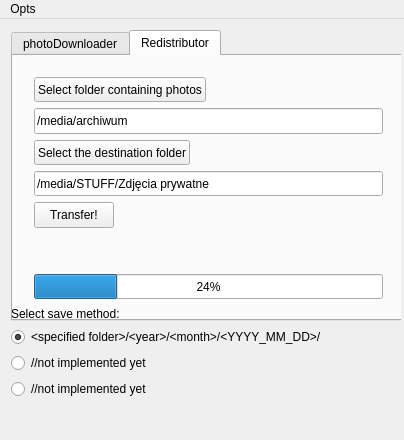
<?xml version="1.0" encoding="UTF-8"?>
<ui version="4.0">
 <class>PDMainWindow</class>
 <widget class="QMainWindow" name="PDMainWindow">
  <property name="geometry">
   <rect>
    <x>0</x>
    <y>0</y>
    <width>404</width>
    <height>440</height>
   </rect>
  </property>
  <property name="sizePolicy">
   <sizepolicy hsizetype="Expanding" vsizetype="Expanding">
    <horstretch>0</horstretch>
    <verstretch>0</verstretch>
   </sizepolicy>
  </property>
  <property name="minimumSize">
   <size>
    <width>404</width>
    <height>440</height>
   </size>
  </property>
  <property name="windowTitle">
   <string/>
  </property>
  <property name="windowIcon">
   <iconset>
    <normaloff>icons/folder-download.png</normaloff>icons/folder-download.png</iconset>
  </property>
  <property name="tabShape">
   <enum>QTabWidget::Rounded</enum>
  </property>
  <widget class="QWidget" name="centralWidget">
   <widget class="QWidget" name="layoutWidget">
    <property name="geometry">
     <rect>
      <x>0</x>
      <y>0</y>
      <width>401</width>
      <height>391</height>
     </rect>
    </property>
    <layout class="QVBoxLayout" name="mainLayout">
     <item>
      <widget class="QTabWidget" name="tabWidget">
       <property name="sizePolicy">
        <sizepolicy hsizetype="Expanding" vsizetype="Expanding">
         <horstretch>0</horstretch>
         <verstretch>0</verstretch>
        </sizepolicy>
       </property>
       <property name="minimumSize">
        <size>
         <width>391</width>
         <height>291</height>
        </size>
       </property>
       <property name="currentIndex">
        <number>1</number>
       </property>
       <widget class="QWidget" name="tabDownloader">
        <attribute name="title">
         <string>photoDownloader</string>
        </attribute>
        <widget class="QWidget" name="layoutWidget">
         <property name="geometry">
          <rect>
           <x>10</x>
           <y>10</y>
           <width>371</width>
           <height>241</height>
          </rect>
         </property>
         <layout class="QVBoxLayout" name="downloaderLayout">
          <item>
           <layout class="QHBoxLayout" name="horizontalLayout">
            <item>
             <widget class="QPushButton" name="pushButtonImport">
              <property name="sizePolicy">
               <sizepolicy hsizetype="Expanding" vsizetype="Expanding">
                <horstretch>0</horstretch>
                <verstretch>0</verstretch>
               </sizepolicy>
              </property>
              <property name="text">
               <string>Select folder to import from</string>
              </property>
             </widget>
            </item>
            <item>
             <spacer name="horizontalSpacer">
              <property name="orientation">
               <enum>Qt::Horizontal</enum>
              </property>
              <property name="sizeHint" stdset="0">
               <size>
                <width>40</width>
                <height>20</height>
               </size>
              </property>
             </spacer>
            </item>
           </layout>
          </item>
          <item>
           <widget class="QLineEdit" name="lineEditImport">
            <property name="sizePolicy">
             <sizepolicy hsizetype="Expanding" vsizetype="Expanding">
              <horstretch>0</horstretch>
              <verstretch>0</verstretch>
             </sizepolicy>
            </property>
           </widget>
          </item>
          <item>
           <layout class="QHBoxLayout" name="horizontalLayout_2">
            <item>
             <widget class="QPushButton" name="pushButtonExport">
              <property name="sizePolicy">
               <sizepolicy hsizetype="Expanding" vsizetype="Expanding">
                <horstretch>0</horstretch>
                <verstretch>0</verstretch>
               </sizepolicy>
              </property>
              <property name="text">
               <string>Select folder to export to</string>
              </property>
             </widget>
            </item>
            <item>
             <spacer name="horizontalSpacer_2">
              <property name="orientation">
               <enum>Qt::Horizontal</enum>
              </property>
              <property name="sizeHint" stdset="0">
               <size>
                <width>40</width>
                <height>20</height>
               </size>
              </property>
             </spacer>
            </item>
           </layout>
          </item>
          <item>
           <widget class="QLineEdit" name="lineEditExport">
            <property name="sizePolicy">
             <sizepolicy hsizetype="Expanding" vsizetype="Expanding">
              <horstretch>0</horstretch>
              <verstretch>0</verstretch>
             </sizepolicy>
            </property>
            <property name="text">
             <string>/media/archiwum</string>
            </property>
           </widget>
          </item>
          <item>
           <layout class="QHBoxLayout" name="horizontalLayout_3">
            <item>
             <widget class="QPushButton" name="pushButtonTransfer">
              <property name="sizePolicy">
               <sizepolicy hsizetype="Expanding" vsizetype="Expanding">
                <horstretch>0</horstretch>
                <verstretch>0</verstretch>
               </sizepolicy>
              </property>
              <property name="text">
               <string>Transfer!</string>
              </property>
             </widget>
            </item>
            <item>
             <spacer name="horizontalSpacer_3">
              <property name="orientation">
               <enum>Qt::Horizontal</enum>
              </property>
              <property name="sizeHint" stdset="0">
               <size>
                <width>40</width>
                <height>20</height>
               </size>
              </property>
             </spacer>
            </item>
           </layout>
          </item>
          <item>
           <spacer name="verticalSpacer">
            <property name="orientation">
             <enum>Qt::Vertical</enum>
            </property>
            <property name="sizeHint" stdset="0">
             <size>
              <width>20</width>
              <height>40</height>
             </size>
            </property>
           </spacer>
          </item>
          <item>
           <widget class="QProgressBar" name="progressBar">
            <property name="sizePolicy">
             <sizepolicy hsizetype="Expanding" vsizetype="Expanding">
              <horstretch>0</horstretch>
              <verstretch>0</verstretch>
             </sizepolicy>
            </property>
            <property name="value">
             <number>24</number>
            </property>
            <property name="invertedAppearance">
             <bool>false</bool>
            </property>
           </widget>
          </item>
         </layout>
        </widget>
       </widget>
       <widget class="QWidget" name="tabRedistributor">
        <attribute name="title">
         <string>Redistributor</string>
        </attribute>
        <widget class="QWidget" name="layoutWidget">
         <property name="geometry">
          <rect>
           <x>10</x>
           <y>10</y>
           <width>371</width>
           <height>244</height>
          </rect>
         </property>
         <layout class="QVBoxLayout" name="redistributorLayout">
          <item>
           <layout class="QHBoxLayout" name="horizontalLayout_4">
            <item>
             <widget class="QPushButton" name="pushButtonFrom">
              <property name="sizePolicy">
               <sizepolicy hsizetype="Minimum" vsizetype="Expanding">
                <horstretch>0</horstretch>
                <verstretch>0</verstretch>
               </sizepolicy>
              </property>
              <property name="text">
               <string>Select folder containing photos</string>
              </property>
             </widget>
            </item>
            <item>
             <spacer name="horizontalSpacer_4">
              <property name="orientation">
               <enum>Qt::Horizontal</enum>
              </property>
              <property name="sizeHint" stdset="0">
               <size>
                <width>40</width>
                <height>20</height>
               </size>
              </property>
             </spacer>
            </item>
           </layout>
          </item>
          <item>
           <widget class="QLineEdit" name="lineEditFrom">
            <property name="sizePolicy">
             <sizepolicy hsizetype="Expanding" vsizetype="Expanding">
              <horstretch>0</horstretch>
              <verstretch>0</verstretch>
             </sizepolicy>
            </property>
            <property name="text">
             <string>/media/archiwum</string>
            </property>
           </widget>
          </item>
          <item>
           <layout class="QHBoxLayout" name="horizontalLayout_5">
            <item>
             <widget class="QPushButton" name="pushButtonTo">
              <property name="sizePolicy">
               <sizepolicy hsizetype="Minimum" vsizetype="Expanding">
                <horstretch>0</horstretch>
                <verstretch>0</verstretch>
               </sizepolicy>
              </property>
              <property name="text">
               <string>Select the destination folder</string>
              </property>
             </widget>
            </item>
            <item>
             <spacer name="horizontalSpacer_5">
              <property name="orientation">
               <enum>Qt::Horizontal</enum>
              </property>
              <property name="sizeHint" stdset="0">
               <size>
                <width>40</width>
                <height>20</height>
               </size>
              </property>
             </spacer>
            </item>
           </layout>
          </item>
          <item>
           <widget class="QLineEdit" name="lineEditTo">
            <property name="sizePolicy">
             <sizepolicy hsizetype="Expanding" vsizetype="Expanding">
              <horstretch>0</horstretch>
              <verstretch>0</verstretch>
             </sizepolicy>
            </property>
            <property name="text">
             <string>/media/STUFF/Zdjęcia prywatne</string>
            </property>
           </widget>
          </item>
          <item>
           <layout class="QHBoxLayout" name="horizontalLayout_6">
            <item>
             <widget class="QPushButton" name="pushButtonTransferBack">
              <property name="sizePolicy">
               <sizepolicy hsizetype="Minimum" vsizetype="Expanding">
                <horstretch>0</horstretch>
                <verstretch>0</verstretch>
               </sizepolicy>
              </property>
              <property name="text">
               <string>Transfer!</string>
              </property>
             </widget>
            </item>
            <item>
             <spacer name="horizontalSpacer_6">
              <property name="orientation">
               <enum>Qt::Horizontal</enum>
              </property>
              <property name="sizeHint" stdset="0">
               <size>
                <width>40</width>
                <height>20</height>
               </size>
              </property>
             </spacer>
            </item>
           </layout>
          </item>
          <item>
           <spacer name="verticalSpacer_2">
            <property name="orientation">
             <enum>Qt::Vertical</enum>
            </property>
            <property name="sizeHint" stdset="0">
             <size>
              <width>20</width>
              <height>40</height>
             </size>
            </property>
           </spacer>
          </item>
          <item>
           <widget class="QProgressBar" name="progressBarRedistributor">
            <property name="sizePolicy">
             <sizepolicy hsizetype="Expanding" vsizetype="Expanding">
              <horstretch>0</horstretch>
              <verstretch>0</verstretch>
             </sizepolicy>
            </property>
            <property name="value">
             <number>24</number>
            </property>
            <property name="invertedAppearance">
             <bool>false</bool>
            </property>
           </widget>
          </item>
         </layout>
        </widget>
       </widget>
      </widget>
     </item>
     <item>
      <spacer name="verticalSpacer_3">
       <property name="orientation">
        <enum>Qt::Vertical</enum>
       </property>
       <property name="sizeHint" stdset="0">
        <size>
         <width>20</width>
         <height>40</height>
        </size>
       </property>
      </spacer>
     </item>
     <item>
      <layout class="QVBoxLayout" name="verticalLayout">
       <item>
        <widget class="QLabel" name="labelFormatChoose">
         <property name="sizePolicy">
          <sizepolicy hsizetype="Expanding" vsizetype="Expanding">
           <horstretch>0</horstretch>
           <verstretch>0</verstretch>
          </sizepolicy>
         </property>
         <property name="text">
          <string>Select save method:</string>
         </property>
        </widget>
       </item>
       <item>
        <widget class="QRadioButton" name="radioButton">
         <property name="sizePolicy">
          <sizepolicy hsizetype="Expanding" vsizetype="Expanding">
           <horstretch>0</horstretch>
           <verstretch>0</verstretch>
          </sizepolicy>
         </property>
         <property name="text">
          <string>&lt;specified folder&gt;/&lt;year&gt;/&lt;month&gt;/&lt;YYYY_MM_DD&gt;/</string>
         </property>
         <property name="checked">
          <bool>true</bool>
         </property>
        </widget>
       </item>
       <item>
        <widget class="QRadioButton" name="radioButton_2">
         <property name="sizePolicy">
          <sizepolicy hsizetype="Expanding" vsizetype="Expanding">
           <horstretch>0</horstretch>
           <verstretch>0</verstretch>
          </sizepolicy>
         </property>
         <property name="text">
          <string>//not implemented yet</string>
         </property>
        </widget>
       </item>
       <item>
        <widget class="QRadioButton" name="radioButton_3">
         <property name="sizePolicy">
          <sizepolicy hsizetype="Expanding" vsizetype="Expanding">
           <horstretch>0</horstretch>
           <verstretch>0</verstretch>
          </sizepolicy>
         </property>
         <property name="text">
          <string>//not implemented yet</string>
         </property>
        </widget>
       </item>
      </layout>
     </item>
    </layout>
   </widget>
  </widget>
  <widget class="QMenuBar" name="menuBar">
   <property name="geometry">
    <rect>
     <x>0</x>
     <y>0</y>
     <width>404</width>
     <height>23</height>
    </rect>
   </property>
   <widget class="QMenu" name="menuOpts">
    <property name="title">
     <string>Opts</string>
    </property>
    <addaction name="actionPreferences"/>
    <addaction name="actionAbout"/>
    <addaction name="separator"/>
    <addaction name="actionExit"/>
   </widget>
   <addaction name="menuOpts"/>
  </widget>
  <widget class="QStatusBar" name="statusBar">
   <property name="sizeGripEnabled">
    <bool>false</bool>
   </property>
  </widget>
  <action name="actionAbout">
   <property name="icon">
    <iconset>
     <normaloff>icons/help-contents.png</normaloff>icons/help-contents.png</iconset>
   </property>
   <property name="text">
    <string>About</string>
   </property>
   <property name="iconVisibleInMenu">
    <bool>true</bool>
   </property>
  </action>
  <action name="actionExit">
   <property name="icon">
    <iconset>
     <normaloff>icons/system-shutdown.png</normaloff>icons/system-shutdown.png</iconset>
   </property>
   <property name="text">
    <string>Exit</string>
   </property>
   <property name="iconVisibleInMenu">
    <bool>true</bool>
   </property>
  </action>
  <action name="actionPreferences">
   <property name="icon">
    <iconset>
     <normaloff>icons/gnome-desktop-config.png</normaloff>icons/gnome-desktop-config.png</iconset>
   </property>
   <property name="text">
    <string>Preferences</string>
   </property>
   <property name="toolTip">
    <string>Adjust application settings</string>
   </property>
   <property name="iconVisibleInMenu">
    <bool>true</bool>
   </property>
  </action>
 </widget>
 <layoutdefault spacing="6" margin="11"/>
 <resources/>
 <connections/>
</ui>
